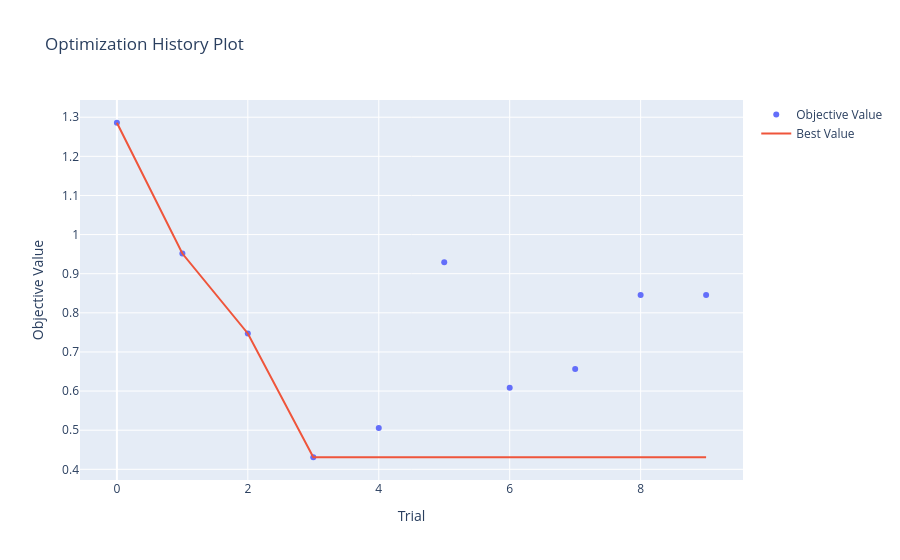

This figure's notebook cell:
### Code cell
optuna.visualization.plot_optimization_history(study)

### Figure 1 — Plotly figure (JSON) as saved in the notebook; plotly's stock layout.template omitted (floating-point values rounded to 4 significant figures)
{"data": [{"mode": "markers", "name": "Objective Value", "type": "scatter", "x": [0, 1, 2, 3, 4, 5, 6, 7, 8, 9], "y": [1.286, 0.9516, 0.7473, 0.4308, 0.5057, 0.9294, 0.6088, 0.6565, 0.8454, 0.8459]}, {"mode": "lines", "name": "Best Value", "type": "scatter", "x": [0, 1, 2, 3, 4, 5, 6, 7, 8, 9], "y": [1.286, 0.9516, 0.7473, 0.4308, 0.4308, 0.4308, 0.4308, 0.4308, 0.4308, 0.4308]}, {"marker": {"color": "#cccccc"}, "mode": "markers", "name": "Infeasible Trial", "showlegend": false, "type": "scatter", "x": [], "y": []}], "layout": {"title": {"text": "Optimization History Plot"}, "xaxis": {"title": {"text": "Trial"}}, "yaxis": {"title": {"text": "Objective Value"}}}}
